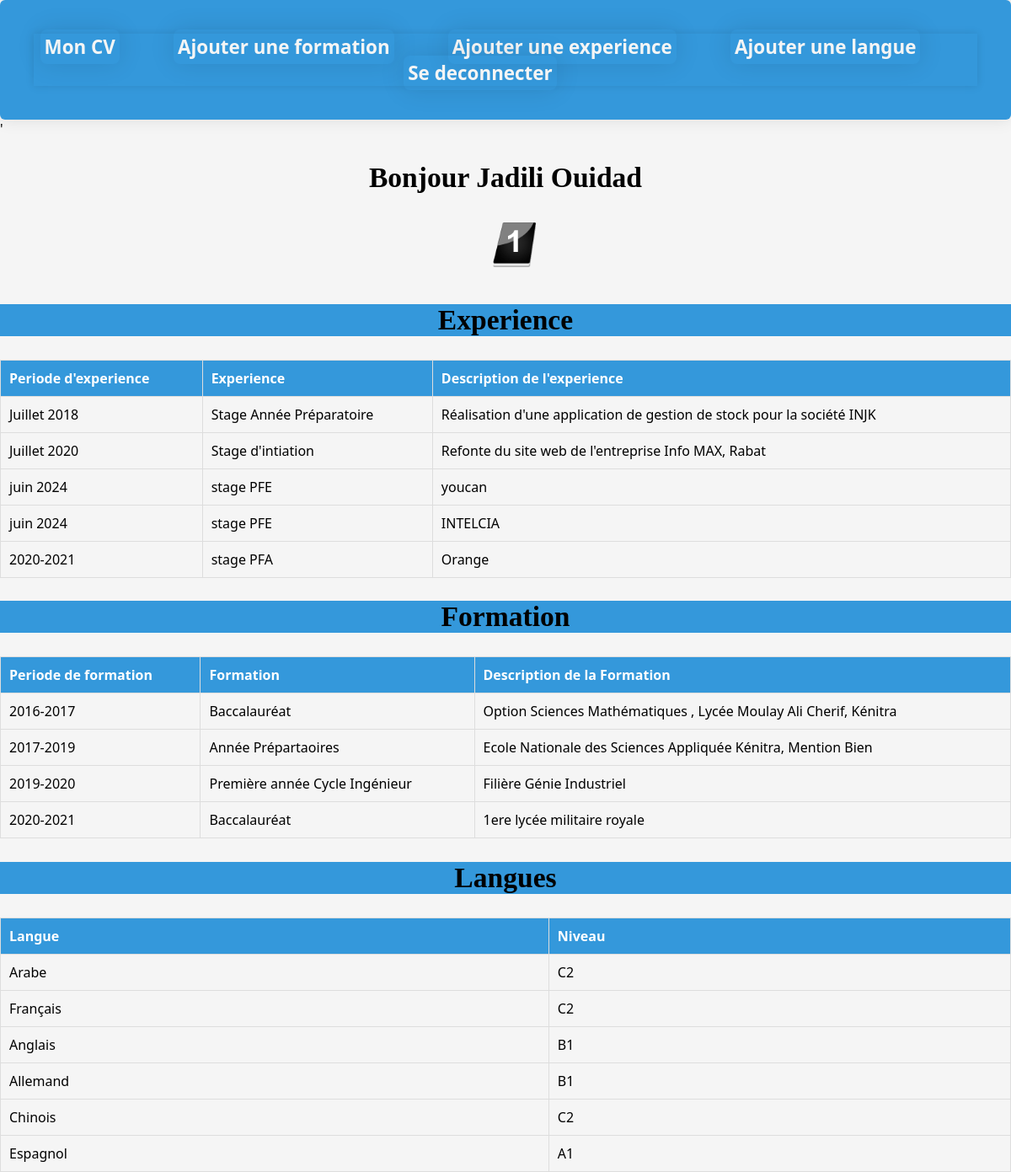
The page /CV/moncv.php (signed in) on the database its author committed.
### tables this page shows
CREATE TABLE `experience` (
  `id_experience` int(11) NOT NULL,
  `id_user` int(11) NOT NULL,
  `periode_experience` varchar(255) NOT NULL,
  `libelle_experience` varchar(255) NOT NULL,
  `description_experience` varchar(255) NOT NULL
);

CREATE TABLE `formation` (
  `id_formation` int(11) NOT NULL,
  `id_user` int(11) NOT NULL,
  `periode_formation` varchar(255) NOT NULL,
  `libelle_formation` varchar(255) NOT NULL,
  `description_formation` varchar(255) NOT NULL
);

CREATE TABLE `user_langue` (
  `id_langue` int(11) NOT NULL,
  `id_user` int(11) NOT NULL,
  `niveau` varchar(255) NOT NULL
);

CREATE TABLE `langue` (
  `id_langue` int(11) NOT NULL,
  `libelle_langue` varchar(255) NOT NULL
);

### CV/moncv.php (the view, shortened to what this page needs)
<?php
include 'connexion.php';
$id=$_SESSION['id_user'];
$nom=$_SESSION['nom'];
$prenom=$_SESSION['prenom'];
$photo = $_SESSION['photo'];
$path="photo/$photo";
?>
<!DOCTYPE html>
<html lang="en">
<head>
</head>
<body>
    <header>
        <nav>
            <ul>
                <li><a href="moncv.php">Mon CV</a></li>
                <li><a href="formation.php">Ajouter une formation</a></li>
                <li><a href="experience.php">Ajouter une experience</a></li>
                <li><a href="Langue.php">Ajouter une langue</a></li>
                <li><a href="index.php">Se deconnecter</a></li>
            </ul>
        </nav>
    </header>
     <main>
        <section id="demandes-inscription" class="dashboard-container">
        <div class="dashboard-container">'
        <?php echo "<h2> Bonjour    " .$nom." ".$prenom. "</h2>" ?>
        <img style="margin-left:48%;" src="<?php echo $path ;?>" alt="profil image" height="70" width="70" />
        <div class="sec"><h2>Experience</h2></div>
        <table  border="1">
        <tr>
            <th>Periode d'experience</th>
            <th>Experience</th>
            <th>Description de l'experience</th>
        </tr>
        <?php
        $req1 = "SELECT * from experience where id_user = $id ";
        $res1 = mysqli_query($link,$req1);
if (mysqli_num_rows($res1) > 0){
        while($data = mysqli_fetch_assoc($res1)){
            echo "<tr>
            <td> ".$data['periode_experience']." </td>
            <td> ".$data['libelle_experience']." </td>
            <td> ".$data['description_experience']." </td>
            </tr>";
        }
    }
        else {
            echo "<tr><td colspan='8'>No experience registration requests found.</td></tr>";
        }
        ?>
    </table >
    <div class="sec"><h2>Formation</h2></div>
    <table  border="1">
        <tr>
            <th>Periode de formation</th>
            <th>Formation</th>
            <th>Description de la Formation</th>
        </tr>
        <?php
        $req2 = "SELECT * from formation where id_user = $id ";
        $res2 = mysqli_query($link,$req2);
        if (mysqli_num_rows($res2) > 0){
        while($data = mysqli_fetch_assoc($res2)){
            echo "<tr>
            <td> ".$data['periode_formation']." </td>
            <td> ".$data['libelle_formation']." </td>
            <td> ".$data['description_formation']." </td>
            </tr>";
        }
    }
    else {
        echo "<tr><td colspan='8'>No formation registration requests found.</td></tr>";
    }
        ?>
    </table >
    <div class="sec"><h2>Langues</h2></div>
    <table border="1">
        <tr>
            <th>Langue</th>
            <th>Niveau</th>
        </tr>
        <?php
        $req3 = "SELECT langue.libelle_langue  , user_langue.niveau FROM user_langue INNER JOIN langue ON langue.id_langue = user_langue.id_langue AND user_langue.id_user = $id ";
        $res3 = mysqli_query($link,$req3);
        if (mysqli_num_rows($res3) > 0){
        while($data = mysqli_fetch_assoc($res3)){
            echo "<tr>
            <td> ".$data['libelle_langue']." </td>
            <td> ".$data['niveau']." </td>
            </tr>";
        }
    }
    else {
        echo "<tr><td colspan='8'>No language registration requests found.</td></tr>";
    }
        ?>
    </table>
    </div>
</body>
</html>

### CV/moncv.php (style rules this page uses)
body { font-family: 'Segoe UI', Tahoma, Geneva, Verdana, sans-serif; background-color: #f5f5f5; margin: 0; padding: 0; }
header { background-color: #3498db; color: #fff; text-align: center; padding: 1em; box-shadow: 0 0 20px rgba(0, 0, 0, 0.1); border-radius: 6px; }
nav { padding: 1.5em; }
nav ul { list-style: none; margin: 0; padding: 0; box-shadow: 0 0 10px rgba(0, 0, 0, 0.1); }
nav ul li { display: inline; margin-right: 60px; font-size: 1.4rem; text-transform: none; border-radius: 8px; padding: 5px; box-shadow: 0 0 30px rgba(0, 0, 0, 0.1); }
a { text-decoration: none; color: whitesmoke; font-weight:bold ; }
table { width: 100%; border-collapse: collapse; margin-top: 20px; }
th, td { padding: 10px; border: 1px solid #ddd; text-align: left; }
th { background-color: #3498db; color: #fff; }
.sec { background-color:#3498db; color:black; }
h2 { text-align: center; font-family: serif; font-size: 2.1rem; }

### rows shown on the page
experience: periode_experience "Juillet 2018", libelle_experience "Stage Année Préparatoire", description_experience "Réalisation d'une application de gestion de stock pour la société INJK"
experience: periode_experience "Juillet 2020", libelle_experience "Stage d'intiation", description_experience "Refonte du site web de l'entreprise Info MAX, Rabat"
experience: periode_experience "juin 2024", libelle_experience "stage PFE", description_experience "youcan"
experience: periode_experience "juin 2024", libelle_experience "stage PFE", description_experience "INTELCIA"
experience: periode_experience "2020-2021", libelle_experience "stage PFA", description_experience "Orange"
formation: periode_formation "2016-2017", libelle_formation "Baccalauréat", description_formation "Option Sciences Mathématiques , Lycée Moulay Ali Cherif, Kénitra"
formation: periode_formation "2017-2019", libelle_formation "Année Prépartaoires", description_formation "Ecole Nationale des Sciences Appliquée Kénitra, Mention Bien"
formation: periode_formation "2019-2020", libelle_formation "Première année Cycle Ingénieur", description_formation "Filière Génie Industriel"
formation: periode_formation "2020-2021", libelle_formation "Baccalauréat", description_formation "1ere lycée militaire royale"
user_langue: id_langue.libelle_langue "Arabe", niveau "C2"
user_langue: id_langue.libelle_langue "Français", niveau "C2"
user_langue: id_langue.libelle_langue "Anglais", niveau "B1"
user_langue: id_langue.libelle_langue "Allemand", niveau "B1"
user_langue: id_langue.libelle_langue "Chinois", niveau "C2"
user_langue: id_langue.libelle_langue "Espagnol", niveau "A1"

### other values the page prints
$nom "Jadili"
$prenom "Ouidad"
